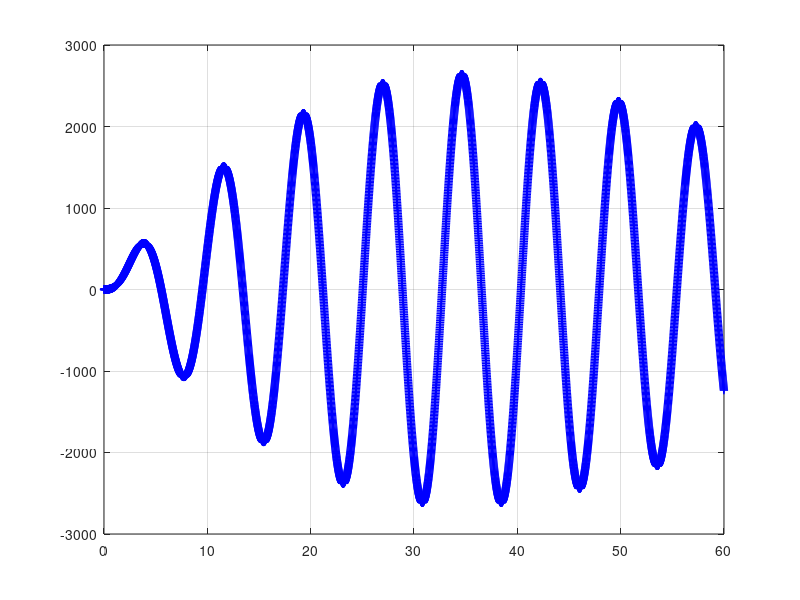
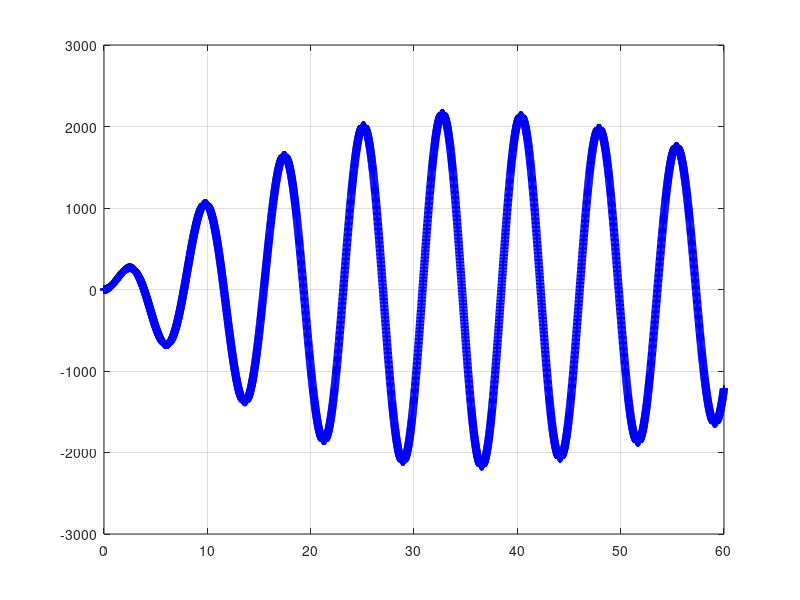
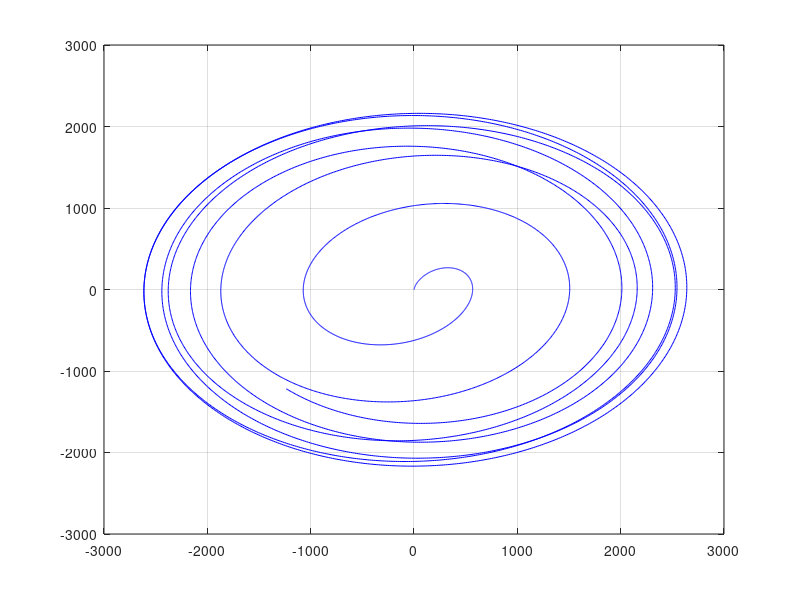
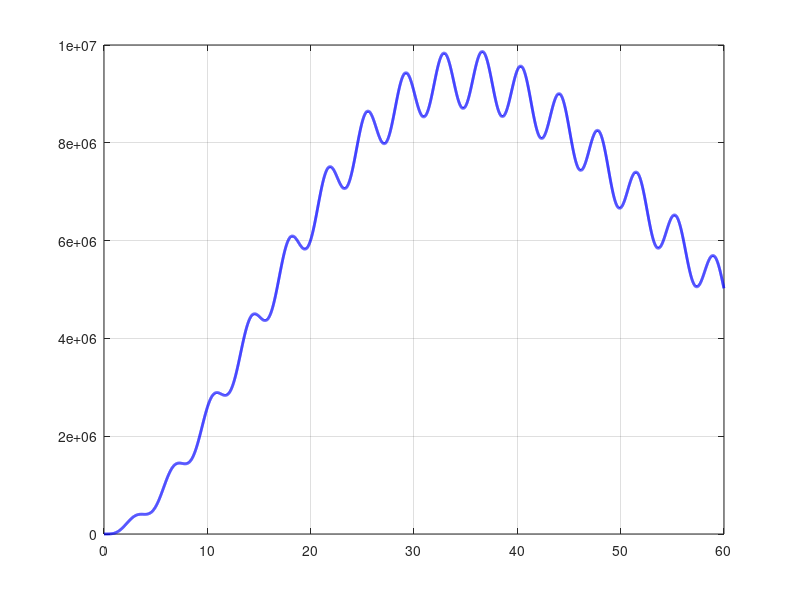

Reproduce these figures in MATLAB, in order.
clear all; close all;
N = 6000; m = 4.2; k =2.5; b =0.2; F =10; wf =1.1*sqrt(k/m); dt=0.01; 
x(1)=1; v(1)=0.1;
x(2) = x(1) + v(1)*dt
t(1) = 0; t(2) = t(1)+dt;
v(2) = v(1) + (-(k/m)*x(1) - (b/m)*v(1) + (F/m)*sin(wf*t(1)))*dt;
E(1) = (0.5*m*v(1)^2)+(0.5*k*x(1)^2);
E(2) = (0.5*m*v(2)^2)+(0.5*k*x(2)^2); 
for i = 3:N
  t(i) = t(i-1) + dt;
  % x(i+1) = 2*x(i) - x(i-1) + dt^2*x";
  x(i) = 2*x(i-1) - x(i-2) + (-(k/m)*x(i-1) - (b/m)*v(i-1))*dt^2 + (F/m)*sin(wf*t(i-1))*dt;
  v(i) = (x(i-1) - x(i-2))/dt; 
  E(i) = (0.5*m*v(i)^2)+(0.5*k*x(i)^2);
end
figure(1);clf; plot(t,x,'b+','linewidth',1);grid on;
figure(2);clf; plot(t,v,'b+','linewidth',1);grid on;
figure(3);clf; plot(x,v,'b-','linewidth',0.5);grid on;
figure(4);clf; plot(t,E,'b-','linewidth',2);grid on; %axis([0 max(t) 0 1.5])
